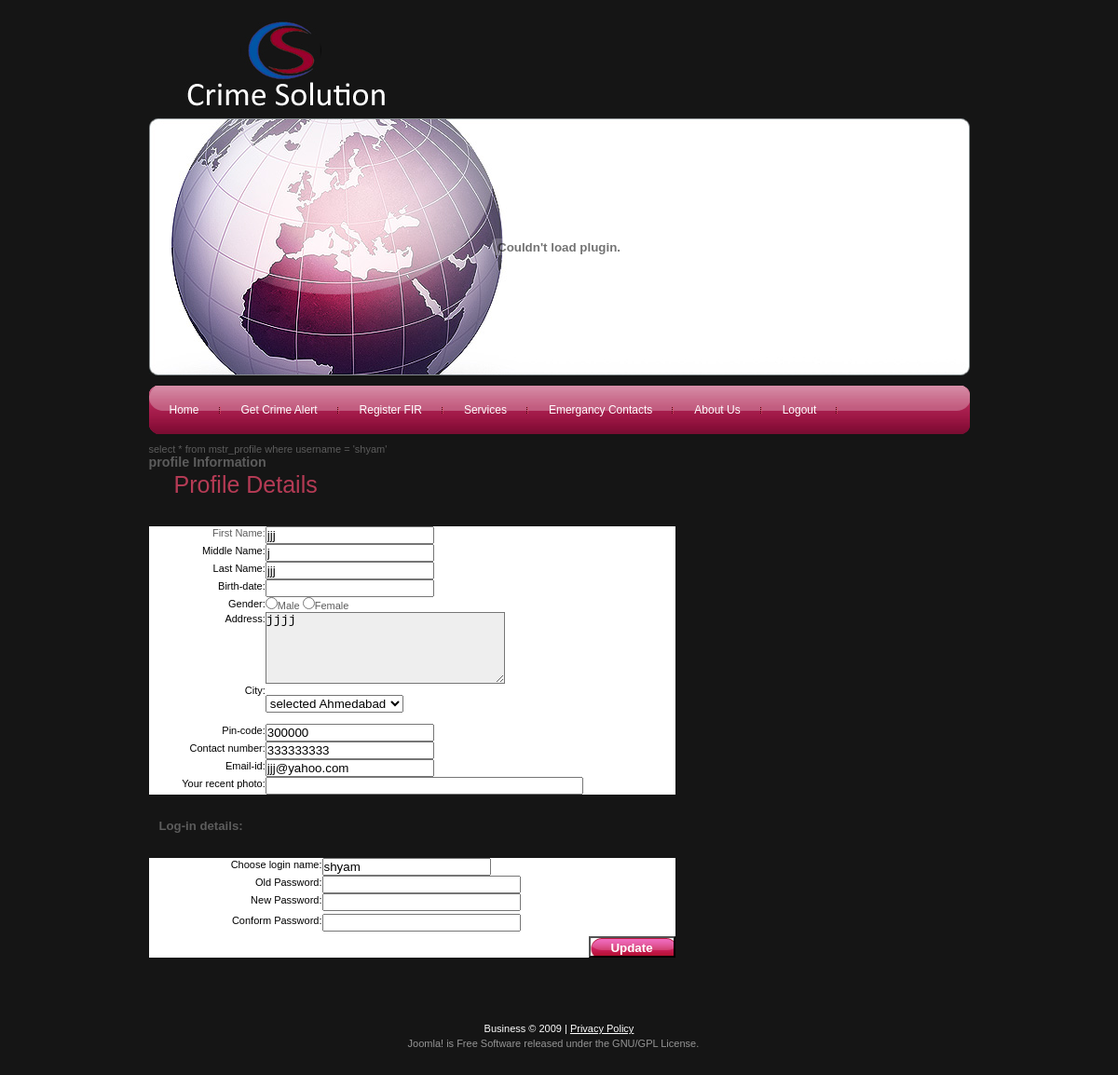
/viewprofile.php (signed in), run on the app's committed database.
### tables this page shows
CREATE TABLE `mstr_profile` (
  `first_name` varchar(45) NOT NULL,
  `middle_name` varchar(15) NOT NULL,
  `last_name` varchar(45) NOT NULL,
  `gender` varchar(45) NOT NULL,
  `Dob` datetime DEFAULT NULL,
  `address` varchar(255) NOT NULL,
  `contact_no` varchar(45) DEFAULT NULL,
  `emailid` varchar(255) NOT NULL,
  `profile_photo` varchar(45) DEFAULT NULL,
  `username` varchar(45) NOT NULL,
  `city_id` int(10) unsigned NOT NULL,
  `id` int(10) unsigned NOT NULL AUTO_INCREMENT,
  `pincode` int(10) unsigned NOT NULL,
  `area_id` int(10) unsigned DEFAULT NULL,
  PRIMARY KEY (`id`),
  KEY `FK_mstr_profile_1` (`username`),
  KEY `FK_mstr_profile_2` (`city_id`),
  KEY `FK_mstr_profile_3` (`area_id`),
  CONSTRAINT `FK_mstr_profile_1` FOREIGN KEY (`username`) REFERENCES `mstr_login` (`username`),
  CONSTRAINT `FK_mstr_profile_2` FOREIGN KEY (`city_id`) REFERENCES `mstr_city` (`city_id`),
  CONSTRAINT `FK_mstr_profile_3` FOREIGN KEY (`area_id`) REFERENCES `mstr_area` (`area_id`)
);

### viewprofile.php (the view, shortened to what this page needs)
<?php
include("header.php");
$selectQuery = "select * from mstr_profile  where username = '".$_SESSION['username']."' ";
echo $selectQuery;
$rs = mysql_query($selectQuery);
$record = mysql_fetch_array($rs);
?>
<link rel="stylesheet" href="files/template.css" type="text/css">
<link rel="stylesheet" href="files/constant.css" type="text/css">
<link type="text/css" href="themes/base/jquery.ui.all.css" rel="stylesheet" />
	<link type="text/css" href="demos.css" rel="stylesheet" />
<body>
<h1>profile Information</h1>
        <form action="updateprofile.php" method="post"  enctype="multipart/form-data" name="">
		 <div>
		   <h2><span class="componentheading style6"><span class="style10">Profile Details</span></span></h2>
		 </div>
           <p>&nbsp;</p>
           <table width="565" border="0" align="center" cellpadding="10" cellspacing="20">
             <tr>
               <td width="211" align="right" valign="middle" bgcolor="#FFFFFF">
			     <span class="style3">First Name:</span>
               <td width="543" align="left" bgcolor="#FFFFFF">
                 <span class="style3">
                <input type="text" value="<?php echo $record["first_name"]; ?>"
			       name="fname" id="fname" />
                 </span></td>
             </tr>
             <tr bgcolor="#993366">
               <td align="right" valign="middle" bgcolor="#FFFFFF">
			   <span class="style19" style="color: #000000">Middle Name: </span>
               <td align="left" bgcolor="#FFFFFF"><span class="style15 style3">
                 <label>
                <input type="text" value="<?php echo $record["middle_name"]; ?>"
			       name="mname" id="mname" />
                 </label>
               </span></td>
             </tr>
             <tr>
               <td align="right" valign="middle" bgcolor="#FFFFFF">
			   <span class="style19" style="color: #000000">Last Name:</span>
               <td align="left" bgcolor="#FFFFFF"><span class="style15 style3">
                 <label>
                 <input type="text" value="<?php echo $record["last_name"]; ?>"
			       name="lname" id="lname" />
                 </label>
               </span></td>
             </tr>
             <tr bgcolor="#993366">
               <td align="right" valign="middle" bgcolor="#FFFFFF">
			   <span class="style19" style="color: #000000">Birth-date:</span>
               <td align="left" bgcolor="#FFFFFF"><span class="style15 style3">
                 <label>
                 <input type="text" readonly="yes" value="<?php echo $record["Dob"]; ?>"
			       name="bdate" id="bdate" />
                 </label>
               </span></td>
             </tr>
             <tr bgcolor="#999999">
               <td align="right" valign="middle" bgcolor="#FFFFFF">
			   <span class="style19" style="color: #000000">Gender:</span>
               <td align="left" bgcolor="#FFFFFF">
                 <span class="style15 style3">
                 <label>
                   <input type="radio" name="gender" value="Male">Male</label>
                 <label>
                   <input type="radio" name="gender" value="Female">Female</label>
                 </span></td>
             </tr>
             <tr>
               <td align="right" valign="middle" bgcolor="#FFFFFF">
			   <span class="style19" style="color: #000000"> Address:</span>
               <td align="left" bgcolor="#FFFFFF"><span class="style15 style3">
                 <label>
                 <TEXTAREA ROWS="5" COLS="30" name="address" id="address" style="background-color: #EEEEEE"><?php echo $record["address"]; ?></TEXTAREA>
                 </label>
               </span></td>
             </tr>
             <tr bgcolor="#999999">
               <td align="right" bgcolor="#FFFFFF"><span class="style19" style="color: #000000">City:</span>
               <td align="left" bgcolor="#FFFFFF"><span class="style15 style3">
               <select name="city" size="1"  id="city" >
				 		<?php
						  $cityQuery = "select *from mstr_city";
						  $rsCity = mysql_query($cityQuery);
						  while($rowCity = mysql_fetch_array($rsCity))
						  {
						  ?>
                  			<option value="<?php echo $rowCity['city_id']?>"><?php if($record["city_id"]==$rowCity['city_id']) echo "selected"; ?>
							<?php echo $rowCity['city_name']?></option>
                  		<?php }?>
               </select>
			   </span></td>
             </tr>
             <tr bgcolor="#993366">
               <td align="right" valign="middle" bgcolor="#FFFFFF">
			   <span class="style19" style="color: #000000">Pin-code:</span></td>
               <td align="left" bgcolor="#FFFFFF"><span class="style15 style3">
                  <input type="text" maxlength="6" value="<?php echo $record["pincode"]; ?>"
			       name="pincode" id="pincode" />
               </span></td>
             </tr>
             <tr bgcolor="#999999">
               <td align="right" valign="middle" bgcolor="#FFFFFF">
			   <span class="style19" style="color: #000000">Contact number: </span>
               <td align="left" bgcolor="#FFFFFF"><span class="style15 style3">
                 <label>
                  <input type="text" maxlength="12" value="<?php echo $record["contact_no"]; ?>"
			       name="contactno" id="contactno" />
                 </label>
               </span></td>
             </tr>
             <tr bgcolor="#993366">
               <td align="right" valign="middle" bgcolor="#FFFFFF">
			   <span class="style19" style="color: #000000">Email-id:</span>
               <td align="left" bgcolor="#FFFFFF"><span class="style15 style3">
                 <label>
                <input type="text" value="<?php echo $record["emailid"]; ?>" name="emailid"  maxlength="254"/>
                 </label>
               </span></td>
             </tr>
             <tr bgcolor="#999999">
               <td align="right" valign="middle" bgcolor="#FFFFFF">
			   <span class="style19" style="color: #000000">Your recent photo:</span>
               <td align="left" bgcolor="#FFFFFF"><span class="style15 style3">
                 <label>
               <input type="text" value="<?php echo $record["profile_photo"]; ?>" name="photo"
			   size="40"/>
                 </label>
				 </span></td>
             </tr>
           </table>
		  <p>&nbsp;</p>
		  <div>
		    <h2>&nbsp;&nbsp;<span class="style16">  Log-in details:</span></h2>
		  </div>
           <p>&nbsp;</p>
           <table width="565" align="center" cellpadding="10" cellspacing="20">
             <tr bgcolor="#993366">
               <td align="right" valign="middle" bgcolor="#FFFFFF">
			   <span class="style19" style="color: #000000"> Choose login name:</span>
               <td width="379" align="left" bgcolor="#FFFFFF"><span class="style15">
                 <label>
                 <input type="text" value="<?php echo $record["username"]; ?>"
			       name="loginname" id="loginname" />
                 </label>
               </span></td>
             </tr>
			  <tr bgcolor="#999999">
               <td align="right" valign="middle" bgcolor="#FFFFFF">
			   <span class="style19" style="color: #000000">Old Password: </span>
               <td align="left" bgcolor="#FFFFFF"><span class="style15">
                   <input type="text" size="24" value="<?php echo $record["password"]; ?>"
			       name="password" id="password" />
               </span></td>
             </tr>
			  <tr bgcolor="#993366">
			    <td height="22" align="right" valign="middle" bgcolor="#FFFFFF"><span class="style19" style="color: #000000">New Password:</span>
			    <td align="left" bgcolor="#FFFFFF"><span class="style15">
			      <input type="text" size="24" value="<?php echo $record["password"]; ?>"
			       name="password2" id="password2" />
			    </span></td>
		     </tr>
		     <tr bgcolor="#993366">
               <td height="24" align="right" valign="middle" bgcolor="#FFFFFF">
			   <span class="style19" style="color: #000000">Conform Password: </span>
               <td align="left" bgcolor="#FFFFFF"><span class="style15">
                 <input name="rpassword"  type="password" id="rpassword" size="24" />
               </span></td>
             </tr>
			 <tr align="right" valign="middle" bgcolor="#FFFFFF">
			 <td>&nbsp;</td>
			 <td><input name="Submit" type="submit" class="header-button"  value="Update" /></td>
			 </tr>
		   </table>
		   <p>&nbsp;</p>
		   <p>&nbsp;</p>
        </form>
	   </div>
    <div class="footer clear">
    	<span>Business © 2009  |  <a href="#">Privacy Policy</a></span>
    	<a href="http://www.joomla.org/">Joomla!</a> is Free Software
released under the GNU/GPL License. &nbsp;&nbsp;&nbsp;
    </div>
</body></html>

### files/template.css (style rules this page uses)
body, td, th, div, p, label { color:#5c5c5c; font:normal 11px/14px Verdana, Arial, Helvetica, sans-serif; }
a { color:#5c5c5c; text-decoration:underline; }
.componentheading { color:#B53B55; font-size:25px; font-weight:normal; line-height:140%; margin:0 0px 10px 0; padding:16px 0 2px 27px; font-family:Verdana, Arial, Helvetica, sans-serif; }
#body { background:#151515; }
.clear { width:100%; overflow:hidden; }
.header-button { font-family:Arial, Helvetica, sans-serif; line-height:21px; background:url(../images/header_button.gif) 0 0 no-repeat; display:block; width:93px; height:23px; text-align:center; color:#FFF; font-weight:bold; text-decoration:none; }
.footer { padding:15px 0 30px 0; color:#959595; }
.footer a { text-decoration:none; color:#959595; }
.footer span { display:block; color:#ffffff; font-size:11px; padding:0 0 2px 0; }
.footer span a { color:#ffffff; text-decoration:underline; }

### files/constant.css (style rules this page uses)
* { padding:0px 0px 0px 0px; margin:0px 0px 0px 0px; }
html { height:100% }
body { text-align:center; }
table { border-collapse:collapse; border:0px; padding:0; }
td { vertical-align:top }
h1 { font-size:130% }
h2 { font-size:120% }
p { padding:0px 0px 13px 0px; }
select { height:auto; margin:12px 0px 12px 0px; vertical-align:middle }

### demos.css (style rules this page uses)
body { font-size: 62.5%; }
table { font-size: 1em; }
body { font-family: "Trebuchet MS", "Helvetica", "Arial", "Verdana", "sans-serif"; }

### data on the page
mstr_profile: fname "jjj", mname "j", lname "jjj", address "jjjj", pincode "300000", contactno "333333333", emailid "jjj@yahoo.com", loginname "shyam"

### other printed values
$selectQuery "select * from mstr_profile where username = 'shyam'"
